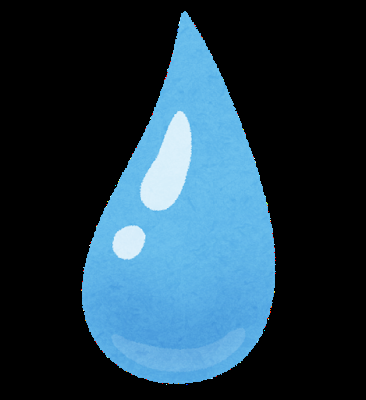
#> input picture second/image_data/shizuku.png, 366 x 400 px
$ python 9-bitwise_and.py
#> lines starting #> are read from the running program, lines starting #| are printed output that depends on the picture; after the words box and inside, x2 and y2 are one past the last pixel; in counts of white or black regions, pixels touching at a corner belong together
"""
Reference:
http://labs.eecs.tottori-u.ac.jp/sd/Member/oyamada/OpenCV/html/py_tutorials/py_core/py_image_arithmetics/py_image_arithmetics.html
"""

# ライブラリのインポート
import cv2

cap = cv2.VideoCapture(0)

shizuku = cv2.imread("./image_data/shizuku.png")
#> shizuku is the input picture: shape (400, 366, 3); mean B, G, R 72.8, 57.7, 33.3
H, W, C = shizuku.shape
#> H = 400; W = 366; C = 3

# 組み込みたい画像のマスク画像を生成
img2gray = cv2.cvtColor(shizuku, cv2.COLOR_BGR2GRAY)
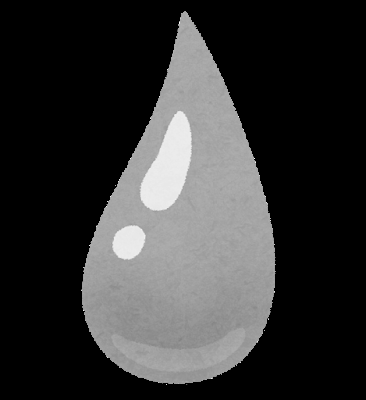
#> img2gray: shape (400, 366); min 0, max 255, mean 52.1
ret, mask = cv2.threshold(img2gray, 10, 255, cv2.THRESH_BINARY)
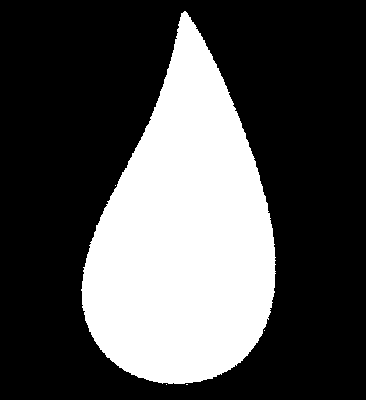
#> mask: shape (400, 366); 31.3% white; 5 white regions (4 under 20 px), largest, box (x1, y1, x2, y2) and area: (81, 11, 276, 384) 45795
mask_inv = cv2.bitwise_not(mask)

# bitwise_andを用いて前景領域を抽出
shizuku_fg = cv2.bitwise_and(shizuku, shizuku, mask=mask)

debug = False

# 実行
while True:
    # Webカメラのフレーム取得
    ret, frame = cap.read()
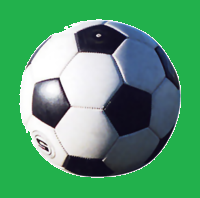
#> input picture second/image_data/ball.png, 200 x 198 px, given in place of the camera
#> frame is the input picture: shape (198, 200, 3); mean B, G, R 113.1, 155.6, 84.3
    cv2.imshow("camera", frame)

    # 注目領域 (region of interest)
    roi = frame[0:H, 0:W]

    if debug:
        cv2.imshow("roi", roi)

    # 注目領域内にある，埋め込みたい画像の部分を黒塗りする
#> (the run stopped early here; a loop or call above may not have finished)
